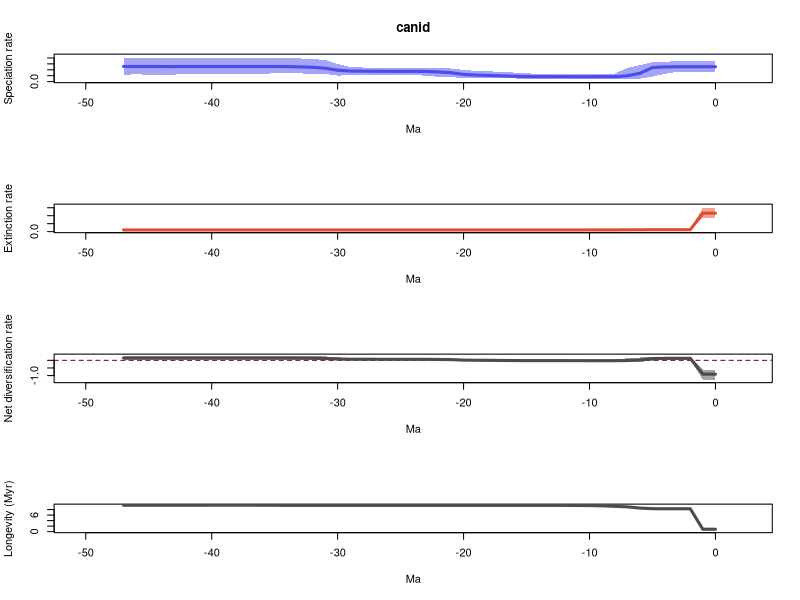

Source code (R):
# 1 files combined:
# 	/home/eeb177-student/Desktop/eeb-177/lab-work/exercise-9/longer-pyrate-run/pyrate_mcmc_logs/canid_occ_1_marginal_rates.log

# 95% HPDs calculated using code from Biopy (https://www.cs.auckland.ac.nz/~yhel002/biopy/)

pdf(file='/home/eeb177-student/Desktop/eeb-177/lab-work/exercise-9/longer-pyrate-run/pyrate_mcmc_logs/canid_occ_1_marginal_rates_RTT.pdf',width=0.6*9, height=16.8)
par(mfrow=c(4,1))
library(scales)
L_hpd_m95=c(0.16303220474, 0.16303220474,0.168024017756,0.166835899421,0.131269858933,0.0864974867037,0.0496206162388,0.0430393364271,0.0457728368254,0.0464269760031,0.0481793953251,0.0481793953251,0.0486950431062,0.0484107388825,0.0487510879789,0.0476342402906,0.053909920086,0.0544201520341,0.0565428041206,0.0574180577518,0.0610467790021,0.0747069066684,0.0799103862357,0.102155476792,0.106934448216,0.10730795187,0.106934448216,0.10730795187,0.106199024439,0.10730795187,0.102155476792,0.12915419716,0.131039576748,0.139890332588,0.138002289886,0.138002289886,0.136450372346,0.135036753603,0.134334878432,0.130658531214,0.12915419716,0.12915419716,0.127290155592,0.119515134865,0.119515134865,0.12023093481,0.120707878265,0.12023093481)
L_hpd_M95=c(0.350187892298, 0.350187892298,0.355697545652,0.355697545652,0.330473478646,0.32726224805,0.27914426257,0.230419234009,0.136235651623,0.135158301662,0.135640168868,0.135640168868,0.136083881167,0.135640168868,0.136083881167,0.138147457048,0.153611649817,0.164387499346,0.174236729945,0.181781185061,0.197119024578,0.222302700393,0.22407039858,0.23273916565,0.23475103953,0.234421792461,0.23475103953,0.236007504614,0.238798760954,0.249063046326,0.298037803082,0.371512605447,0.377201193704,0.391947324731,0.393564097672,0.39565172469,0.39565172469,0.395588865056,0.399126777408,0.398885102332,0.402282637434,0.406069973237,0.40659713808,0.399126777408,0.40046929923,0.403050618496,0.404201833275,0.404201833275)
M_hpd_m95=c(0.87168696106, 0.87168696106,0.0838070163749,0.0838070163749,0.0838070163749,0.0838070163749,0.0850096897721,0.0783702091143,0.0787124539831,0.0828249949951,0.0828249949951,0.0836668794337,0.0830975159266,0.0831413117345,0.0830527864845,0.0830527864845,0.0830527864845,0.0830527864845,0.0830527864845,0.0830527864845,0.0830527864845,0.0830527864845,0.0830527864845,0.0830527864845,0.0830527864845,0.0830527864845,0.0830527864845,0.0830527864845,0.0830527864845,0.0830527864845,0.0830527864845,0.0830527864845,0.0830527864845,0.0830527864845,0.0830527864845,0.0820416454398,0.0830975159266,0.0824107162579,0.0828249949951,0.0820416454398,0.0823579431208,0.0820416454398,0.0820416454398,0.0820416454398,0.0820416454398,0.0820416454398,0.0820416454398,0.0820416454398)
M_hpd_M95=c(1.50923496479, 1.50923496479,0.187827476249,0.187827476249,0.188072131505,0.18738598256,0.182245820984,0.155758128427,0.139763952955,0.130691361874,0.126840920184,0.126857101233,0.124842323954,0.124842323954,0.124706421943,0.124706421943,0.124706421943,0.124706421943,0.124706421943,0.124706421943,0.124706421943,0.124706421943,0.124706421943,0.124706421943,0.124706421943,0.124706421943,0.124706421943,0.124706421943,0.124706421943,0.124706421943,0.124706421943,0.124706421943,0.124706421943,0.124706421943,0.124706421943,0.125242051264,0.126857101233,0.126857101233,0.127523500869,0.128114814914,0.129441856005,0.131623156753,0.132397089969,0.132397089969,0.132397089969,0.132397089969,0.132397089969,0.132397089969)
R_hpd_m95=c(-1.26682525876, -1.26682525876,0.0203498688173,0.0185002402162,0.0116563347654,-0.0249347431836,-0.0986897490303,-0.0928434236143,-0.0763011932376,-0.0727902580605,-0.0689979303324,-0.0688726383795,-0.0617436335426,-0.0617436335426,-0.0617194858026,-0.061345726413,-0.0617436335426,-0.0617436335426,-0.0581204899648,-0.051389617597,-0.0484675805297,-0.033999555805,-0.0238649137619,-0.00290831065618,0.000622457068978,0.000622457068978,0.00516140604474,0.00527023048539,0.00400205819336,0.000622457068978,0.000687594434223,0.0137403100875,0.0287513693509,0.0287513693509,0.042769090186,0.0366196872577,0.028077099694,0.0348938804654,0.0283266802055,0.028077099694,0.0249121424526,0.0171485198196,0.0140642243333,0.0145625267365,0.0140642243333,0.0115475027785,0.0113259076348,0.0113259076348)
R_hpd_M95=c(-0.612252902768, -0.612252902768,0.227182444495,0.225632966022,0.227182444495,0.226108166055,0.184531370686,0.135991877116,0.0468874173647,0.0340472108155,0.030675655347,0.0300679024334,0.0346202014577,0.0341991898616,0.0341991898616,0.0388684995085,0.0472950291921,0.0599374074347,0.071318427613,0.0842251938679,0.0961633947485,0.123195986692,0.127010216073,0.131939264039,0.133393491404,0.1326901112,0.13783966535,0.139028776143,0.140746277475,0.145561475069,0.199167739652,0.260775007938,0.284261120985,0.285935179844,0.304546980249,0.301236147545,0.29428889095,0.304659428275,0.301236147545,0.303476044722,0.304659428275,0.304546980249,0.303476044722,0.304659428275,0.304659428275,0.304659428275,0.304659428275,0.306634072772)
L_mean=c(0.25187143204, 0.25187143204,0.251816691149,0.25171301967,0.248284797506,0.238273861816,0.14034914959,0.0980742240191,0.0845016446454,0.0840114434003,0.0836823332829,0.0837089467251,0.083790335725,0.0838380392034,0.0842364002545,0.085582614623,0.0906438875994,0.0977374585852,0.104631637611,0.110784459075,0.121092673064,0.151249735132,0.163435635521,0.171761259367,0.17347721122,0.173788342149,0.174174987351,0.17500641888,0.176523850781,0.178915313424,0.192723758279,0.226698789575,0.243067018226,0.249157727752,0.254486440713,0.255448980274,0.255738325034,0.255909433952,0.256302627599,0.255873233069,0.256136974397,0.256249146258,0.255840495223,0.255108066462,0.255207297261,0.255492701457,0.255940915348,0.256341371281)
M_mean=c(1.15667033109, 1.15667033109,0.120826767265,0.120826767265,0.120828592569,0.12041360068,0.117224362291,0.111380298708,0.109019073859,0.10701812558,0.105949879451,0.105605603487,0.105279264508,0.105266416378,0.105264606258,0.105264606258,0.105259417269,0.105249674569,0.105249674569,0.105249674569,0.105249674569,0.105249674569,0.105249674569,0.105249674569,0.105249674569,0.105249674569,0.105249674569,0.105249674569,0.105249674569,0.105249674569,0.105249674569,0.105249674569,0.105249674569,0.105239326894,0.105190105373,0.104756658152,0.104547461934,0.104449640009,0.104427494294,0.104388175254,0.104394685506,0.104674535119,0.104606869049,0.104606869049,0.104606869049,0.104606869049,0.104606869049,0.104606869049)
R_mean=c(-0.904798899046, -0.904798899046,0.130989923884,0.130886252406,0.127456204936,0.117860261136,0.0231247872989,-0.0133060746887,-0.0245174292141,-0.0230066821798,-0.0222675461683,-0.0218966567615,-0.0214889287828,-0.0214283771748,-0.021028206003,-0.0196819916345,-0.0146155296693,-0.00751221598384,-0.000618036957696,0.00553478450597,0.0158429984951,0.0460000605631,0.0581859609516,0.0665115847976,0.0682275366507,0.0685386675799,0.0689253127818,0.0697567443113,0.0712741762123,0.0736656388549,0.0874740837102,0.121449115006,0.137817343657,0.143918400858,0.149296335341,0.150692322122,0.1511908631,0.151459793943,0.151875133305,0.151485057815,0.151742288891,0.151574611138,0.151233626174,0.150501197413,0.150600428212,0.150885832408,0.151334046299,0.151734502232)
trans=0.5
age=(0:(48-1))* -1
plot(age,age,type = 'n', ylim = c(0, 0.447256851888), xlim = c(-50.4,2.4), ylab = 'Speciation rate', xlab = 'Ma',main='canid' )
polygon(c(age, rev(age)), c(L_hpd_M95, rev(L_hpd_m95)), col = alpha("#4c4cec",trans), border = NA)
lines(rev(age), rev(L_mean), col = "#4c4cec", lwd=3)
plot(age,age,type = 'n', ylim = c(0, 1.66015846127), xlim = c(-50.4,2.4), ylab = 'Extinction rate', xlab = 'Ma' )
polygon(c(age, rev(age)), c(M_hpd_M95, rev(M_hpd_m95)), col = alpha("#e34a33",trans), border = NA)
lines(rev(age), rev(M_mean), col = "#e34a33", lwd=3)
plot(age,age,type = 'n', ylim = c(-1.39350778464, 0.337297480049), xlim = c(-50.4,2.4), ylab = 'Net diversification rate', xlab = 'Ma' )
abline(h=0,lty=2,col="darkred")
polygon(c(age, rev(age)), c(R_hpd_M95, rev(R_hpd_m95)), col = alpha("#504A4B",trans), border = NA)
lines(rev(age), rev(R_mean), col = "#504A4B", lwd=3)
plot(age,age,type = 'n', ylim = c(0, max(1/M_mean)), xlim = c(-50.4,2.4), ylab = 'Longevity (Myr)', xlab = 'Ma' )
lines(rev(age), rev(1/M_mean), col = "#504A4B", lwd=3)
n <- dev.off()